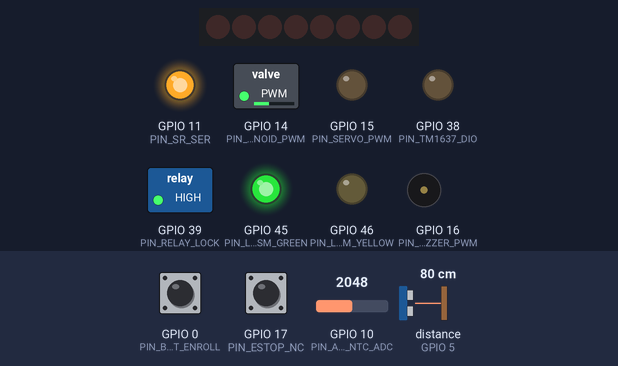
A sketch run on a simulated ESP32-S3. Parts: 8 shift-register outputs drawn as a row of LEDs (first output left, lit = HIGH), switched loads named in the sketch (green lamp = pin HIGH), output pins drawn as LEDs (lit = HIGH), buzzer (waves = sounding, pin HIGH). Wiring (inferred from the names in the program): ultrasonic range finder: trigger GPIO 4; echo GPIO 5; shift register (74HC595): data GPIO 47; shift clock GPIO 12; latch GPIO 13. Wiring (inferred from the signals the program sends): row of LEDs: on Q0, Q1, Q2, Q3, Q4, Q5, Q6, Q7. Dashed ring = blinking. Inputs (shaded band) come from the test bench; at power-on: GPIO 17 (PIN_ESTOP_NC) HIGH, distance to the obstacle (sensor on GPIO 5) 80 cm, GPIO 0 (PIN_BOOT_ENROLL) HIGH, GPIO 10 (PIN_ATS_NTC_ADC) = 2048. The echo pulse lasts 58.3 µs per cm; pins used as bus, display or sensor lines are not drawn; what the sketch prints to the serial monitor is not drawn.

Above: at 1.2 s.
1.3 s: GPIO 17 (PIN_ESTOP_NC) pulled LOW for 0.15 s
At 1.4 s:
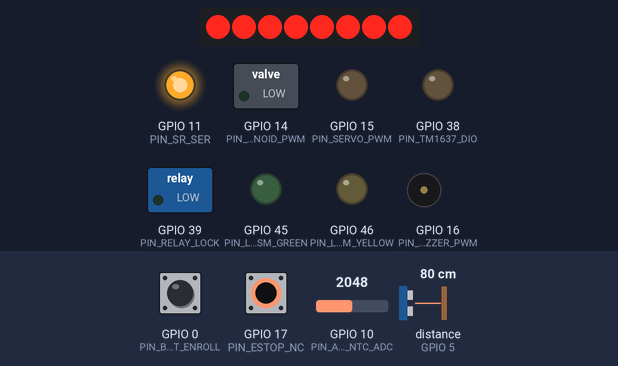
2.9 s: distance to the obstacle (sensor on GPIO 5) set to 60 cm
At 3.6 s:
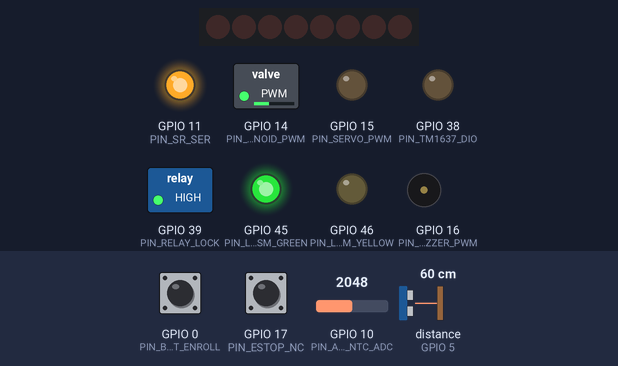
4.7 s: GPIO 17 (PIN_ESTOP_NC) pulled LOW for 3.2 s
At 5.5 s:
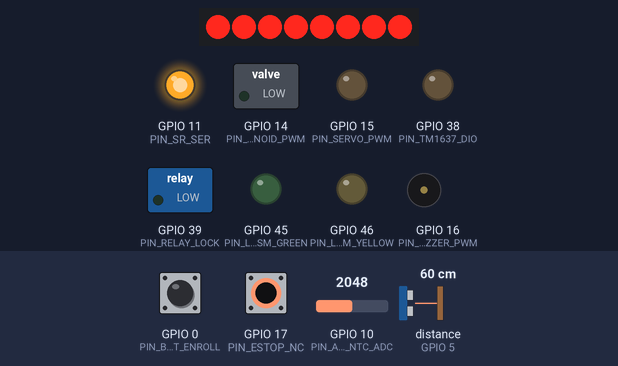
9.6 s: distance to the obstacle (sensor on GPIO 5) set to 120 cm
At 9.84 s:
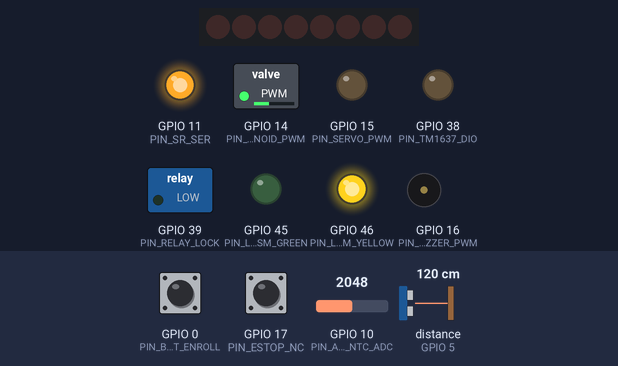
12.6 s: GPIO 17 (PIN_ESTOP_NC) pulsed LOW 5 times (0.12 s each, 0.3 s apart)
At 12.68 s:
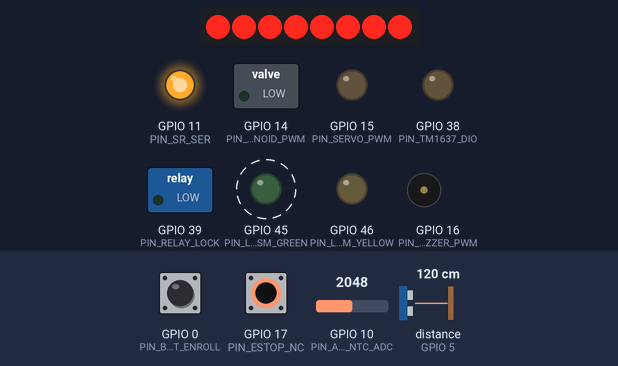
Timing chart, 0 to 15.7 s (numbered marks = the images above; inputs shaded):
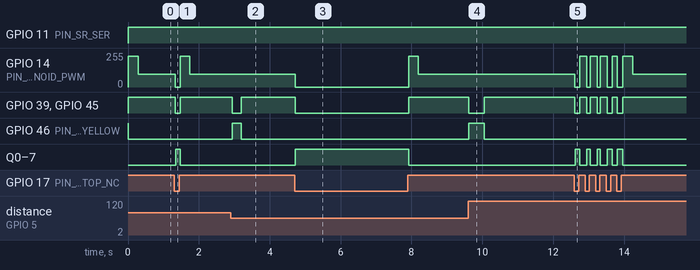

Measured:
- after the input at 1.3 s, GPIO 14 (PIN_SOLENOID_PWM): 95/255 → 0/255 at once, → 230/255 0.14 s later, → 95/255 0.27 s later; GPIO 39 (PIN_RELAY_LOCK), GPIO 45 (PIN_LED_FSM_GREEN): HIGH → LOW at once, → HIGH 0.14 s later; Q0–7: LOW → HIGH at once, → LOW 0.13 s later
- after the input at 2.9 s, GPIO 39 (PIN_RELAY_LOCK), GPIO 45 (PIN_LED_FSM_GREEN): HIGH → LOW at once, → HIGH 0.27 s later; GPIO 46 (PIN_LED_FSM_YELLOW): LOW → HIGH at once, → LOW 0.27 s later
- after the input at 4.7 s, GPIO 14 (PIN_SOLENOID_PWM): 95/255 → 0/255 at once, → 230/255 3.2 s later, → 95/255 0.27 s later; GPIO 39 (PIN_RELAY_LOCK), GPIO 45 (PIN_LED_FSM_GREEN): HIGH → LOW at once, → HIGH 3.2 s later; Q0–7: LOW → HIGH at once, → LOW 3.2 s later
- after the input at 9.6 s, GPIO 39 (PIN_RELAY_LOCK), GPIO 45 (PIN_LED_FSM_GREEN): HIGH → LOW at once, → HIGH 0.43 s later; GPIO 46 (PIN_LED_FSM_YELLOW): LOW → HIGH at once, → LOW 0.43 s later
- after the input at 12.6 s, GPIO 14 (PIN_SOLENOID_PWM): 95/255 → 0/255 at once, → 230/255 0.14 s later, → 0/255 0.19 s later, → 230/255 0.10 s later, … (11 changes in this stretch); GPIO 39 (PIN_RELAY_LOCK): alternates HIGH for 0.19 s and LOW for 0.14 s, 10 changes in all, then stays HIGH, starting at once

The sketch:

arduino_aegis_s3_all_in_one.ino
```cpp
/**
 * @file arduino_aegis_s3_all_in_one.ino
 * @brief Sketch Monolitico Completo do AEGIS-MECH S3 v3.0 Ultra para Arduino IDE 2.x (ESP32-S3 N16R8).
 *
 * Integra em um unico arquivo autocontido:
 *   1. Pinout de Hardware Industrial v3.0 (VL53L1X + HC-SR04 + MPU6050 + INA219 + AS5600 + ATS + E-Stop)
 *   2. Psicrometria Acustica de Magnus-Tetens c(T, RH)
 *   3. Filtro de Kalman 2D na Forma Estavel de Joseph + Gate de Mahalanobis (Chi^2 99%)
 *   4. Featurizer 120-D Q1.6 + Inferencia Quantizada Simetrica int8 [-127, 127]
 *   5. Verificacao Biometrica por Similaridade de Cosseno 16-D + Detector OOD Autoencoder
 *   6. Perfil Polinomial Quintico S-Curve C^2 + PID Discreto Med-D + Soft-Start PWM Solenoide
 *   7. Cinematica Inversa Planar 2-DOF (DLS) + Telemetria Binaria/JSON a 30 Hz
 */

#include <Arduino.h>
#include <Wire.h>
#include <math.h>
#include <stdint.h>

// ============================================================================
// 1. PINOUT ESP32-S3-WROOM-1-N16R8 (OPI PSRAM — GPIO 35..37 RESERVADOS)
// ============================================================================
static constexpr int PIN_BOOT_ENROLL     = 0;
static constexpr int PIN_I2C_SDA         = 8;
static constexpr int PIN_I2C_SCL         = 9;
static constexpr int PIN_HCSR04_TRIG     = 4;
static constexpr int PIN_HCSR04_ECHO     = 5;   // Divisor 1.2k / 2.2k -> 3.23V max
static constexpr int PIN_VL53_XSHUT      = 6;
static constexpr int PIN_MPU6050_INT     = 7;
static constexpr int PIN_ATS_NTC_ADC     = 10;
static constexpr int PIN_SOLENOID_PWM    = 14;  // PC817 + IRLZ44N + 1N5819
static constexpr int PIN_SERVO_PWM       = 15;
static constexpr int PIN_BUZZER_PWM      = 16;  // Silencioso em regime continuo (bip 25ms so no botao manual)
static constexpr int PIN_ESTOP_NC        = 17;  // Normalmente Fechado (LOW = emergencia)
static constexpr int PIN_SR_SER          = 11;  // 74HC595 SER -> LED Bar 10-Segmentos
static constexpr int PIN_SR_SRCLK        = 12;  // 74HC595 SRCLK
static constexpr int PIN_SR_RCLK         = 13;  // 74HC595 RCLK
static constexpr int PIN_TM1637_CLK      = 21;  // Display 4-Digitos TM1637 CLK
static constexpr int PIN_TM1637_DIO      = 38;  // Display 4-Digitos TM1637 DIO
static constexpr int PIN_RELAY_LOCK      = 39;  // Modulo Rele SPDT Fail-Secure
static constexpr int PIN_DHT11_DATA      = 40;  // Sensor Digital DHT11 Temp/RH
static constexpr int PIN_TCRT5000_DOUT   = 41;  // Sensor Optico Reflexivo TCRT5000
static constexpr int PIN_FSR402_ADC      = 3;   // Sensor de Forca FSR 402 (divisor 10k)
static constexpr int PIN_LED_FSM_GREEN   = 45;  // Semaforo FSM Verde (UNLOCKED)
static constexpr int PIN_LED_FSM_YELLOW  = 46;  // Semaforo FSM Amarelo (SCANNING_OK)
static constexpr int PIN_LED_FSM_RED     = 47;  // Semaforo FSM Vermelho (FAULT)
static constexpr int PIN_WS2812_RMT      = 48;

static inline void shiftOut74HC595(uint8_t mask) {
    digitalWrite(PIN_SR_RCLK, LOW);
    for (int bit = 7; bit >= 0; --bit) {
        digitalWrite(PIN_SR_SRCLK, LOW);
        digitalWrite(PIN_SR_SER, (mask >> bit) & 0x01);
        digitalWrite(PIN_SR_SRCLK, HIGH);
    }
    digitalWrite(PIN_SR_SRCLK, LOW);
    digitalWrite(PIN_SR_RCLK, HIGH);
}

// ============================================================================
// 2. PSICROMETRIA ACUSTICA DE MAGNUS-TETENS c(T, RH)
// ============================================================================
static inline float computeSpeedOfSoundMps(float tempC, float rhPct, float pressureHpa = 1013.25f) {
    const float es = 6.1078f * powf(10.0f, (7.5f * tempC) / (tempC + 237.3f));
    const float ea = (rhPct / 100.0f) * es;
    const float xw = ea / fmaxf(pressureHpa, 100.0f);
    return 331.3f * sqrtf(1.0f + tempC / 273.15f) * (1.0f + 0.16f * xw);
}

// ============================================================================
// 3. FILTRO DE KALMAN 1D/2D NA FORMA DE JOSEPH + GATE DE MAHALANOBIS
// ============================================================================
struct JosephKalmanAxis {
    bool initialized = false;
    float pos = 152.0f;
    float vel = 0.0f;
    float p00 = 25.0f;
    float p01 = 0.0f;
    float p10 = 0.0f;
    float p11 = 25.0f;

    float step(float zMeas, float dt, float qVar = 1.5f, float rVar = 25.0f, bool* outRejected = nullptr) {
        if (!initialized) {
            pos = zMeas;
            vel = 0.0f;
            initialized = true;
            if (outRejected) *outRejected = false;
            return pos;
        }
        // Predicao: x_k|k-1 = F * x_k-1
        const float xPred = pos + dt * vel;
        const float vPred = vel;

        const float fp00 = p00 + dt * p10;
        const float fp01 = p01 + dt * p11;
        const float fp10 = p10;
        const float fp11 = p11;

        const float p00Pred = fp00 + dt * fp01 + 0.25f * dt * dt * qVar;
        const float p01Pred = fp01 + 0.5f * dt * qVar;
        const float p10Pred = fp10 + 0.5f * dt * qVar;
        const float p11Pred = fp11 + qVar;

        // Inovacao e distancia de Mahalanobis (com adaptacao suave para nunca travar em outlier)
        const float y = zMeas - xPred;
        const float s = fmaxf(p00Pred + rVar, 1e-6f);
        const float dMaha = sqrtf((y * y) / s);
        if (dMaha > 4.5f) {
            pos = xPred + 0.25f * y;
            vel = vPred;
            p00 = p00Pred + rVar; p01 = p01Pred; p10 = p10Pred; p11 = p11Pred;
            if (outRejected) *outRejected = true;
            return pos;
        }
        if (outRejected) *outRejected = false;

        // Ganho de Kalman K = P_pred * H^T / S
        const float k0 = p00Pred / s;
        const float k1 = p10Pred / s;

        pos = xPred + k0 * y;
        vel = vPred + k1 * y;

        // Atualizacao na Forma de Joseph: P = (I - K*H)*P_pred*(I - K*H)^T + K*R*K^T
        const float a00 = 1.0f - k0;
        const float a10 = -k1;

        const float ap00 = a00 * p00Pred;
        const float ap01 = a00 * p01Pred;
        const float ap10 = a10 * p00Pred + p10Pred;
        const float ap11 = a10 * p01Pred + p11Pred;

        p00 = ap00 * a00 + k0 * rVar * k0;
        p01 = ap00 * a10 + ap01 + k0 * rVar * k1;
        p10 = ap10 * a00 + k1 * rVar * k0;
        p11 = ap10 * a10 + ap11 + k1 * rVar * k1;
        return pos;
    }
};

// ============================================================================
// 4. PERFIL POLINOMIAL QUINTICO S-CURVE C^2 + PID DISCRETO MED-D
// ============================================================================
static inline float quinticSCurve(float tau) {
    if (tau <= 0.0f) return 0.0f;
    if (tau >= 1.0f) return 1.0f;
    const float t2 = tau * tau;
    const float t3 = t2 * tau;
    return t3 * (10.0f - 15.0f * tau + 6.0f * t2);
}

struct DiscreteMedDPID {
    float kp = 65.0f;
    float ki = 2.0f;
    float kd = 2.4f;
    float integ = 0.0f;
    float prevMeas = 0.0f;

    float step(float refDeg, float measDeg, float dt) {
        const float err = refDeg - measDeg;
        integ += ki * err * dt;
        if (integ > 40.0f) integ = 40.0f;
        if (integ < -40.0f) integ = -40.0f;
        // Derivada sobre a medicao (-kd * d(meas)/dt) para evitar derivative kick
        const float dMeas = (measDeg - prevMeas) / fmaxf(dt, 1e-3f);
        prevMeas = measDeg;
        float u = kp * err + integ - kd * dMeas;
        if (u > 100.0f) u = 100.0f;
        if (u < -100.0f) u = -100.0f;
        return u;
    }
};

// ============================================================================
// 5. CLASSIFICADOR TINYML INT8 + BIOMETRIA COSSENO 16-D + GATE OOD
// ============================================================================
static float gEnrolledBioTemplate[16] = {
    0.31f, 0.28f, -0.19f, 0.24f, 0.33f, -0.15f, 0.22f, 0.29f,
    -0.21f, 0.26f, 0.18f, -0.25f, 0.27f, 0.20f, -0.17f, 0.30f
};

static inline float cosineSimilarity16D(const float a[16], const float b[16]) {
    float dot = 0.0f, na = 0.0f, nb = 0.0f;
    for (int i = 0; i < 16; ++i) {
        dot += a[i] * b[i];
        na  += a[i] * a[i];
        nb  += b[i] * b[i];
    }
    return dot / (sqrtf(fmaxf(na, 1e-9f)) * sqrtf(fmaxf(nb, 1e-9f)));
}

static inline int8_t quantizeSymInt8(float x, float scale) {
    const float q = roundf(x / fmaxf(scale, 1e-6f));
    if (q > 127.0f) return 127;
    if (q < -127.0f) return -127;
    return static_cast<int8_t>(q);
}

// ============================================================================
// 6. ESTADO GLOBAL DE EXECUCAO
// ============================================================================
static JosephKalmanAxis gKalmanX;
static JosephKalmanAxis gKalmanY;
static DiscreteMedDPID  gLockPid;
static bool             gTamperLatched = false;
static bool             gUnlocked = false;
static float            gSCurveTau = 0.0f;
static uint32_t         gFrameCounter = 0;

void setup() {
    Serial.begin(115200);
    Wire.begin(PIN_I2C_SDA, PIN_I2C_SCL, 400000);

    pinMode(PIN_BOOT_ENROLL, INPUT_PULLUP);
    pinMode(PIN_HCSR04_TRIG, OUTPUT);
    pinMode(PIN_HCSR04_ECHO, INPUT);
    pinMode(PIN_ESTOP_NC, INPUT_PULLUP);
    pinMode(PIN_SOLENOID_PWM, OUTPUT);
    pinMode(PIN_SERVO_PWM, OUTPUT);
    pinMode(PIN_BUZZER_PWM, OUTPUT);
    pinMode(PIN_SR_SER, OUTPUT);
    pinMode(PIN_SR_SRCLK, OUTPUT);
    pinMode(PIN_SR_RCLK, OUTPUT);
    pinMode(PIN_TM1637_CLK, OUTPUT);
    pinMode(PIN_TM1637_DIO, OUTPUT);
    pinMode(PIN_RELAY_LOCK, OUTPUT);
    pinMode(PIN_DHT11_DATA, INPUT);
    pinMode(PIN_TCRT5000_DOUT, INPUT);
    pinMode(PIN_LED_FSM_GREEN, OUTPUT);
    pinMode(PIN_LED_FSM_YELLOW, OUTPUT);
    pinMode(PIN_LED_FSM_RED, OUTPUT);

    digitalWrite(PIN_HCSR04_TRIG, LOW);
    digitalWrite(PIN_SOLENOID_PWM, LOW);
    digitalWrite(PIN_BUZZER_PWM, LOW);   // Buzzer 100% silencioso por padrao
    digitalWrite(PIN_RELAY_LOCK, LOW);
    digitalWrite(PIN_LED_FSM_GREEN, LOW);
    digitalWrite(PIN_LED_FSM_YELLOW, HIGH);
    digitalWrite(PIN_LED_FSM_RED, LOW);
    shiftOut74HC595(0);
    Serial.println("{\"event\":\"AEGIS_S3_V3_BOOT\",\"status\":\"READY\",\"boards\":5,\"peripherals\":\"74HC595+TM1637+LCD+DHT11+TCRT5000+FSR402+RELAY\"}");
}

void loop() {
    const float dt = 0.033f; // 30 Hz
    const bool estopOk = (digitalRead(PIN_ESTOP_NC) == HIGH);

    // 1. Temperatura Acustica e Velocidade do Som c(T, RH)
    const int adcRaw = analogRead(PIN_ATS_NTC_ADC);
    const float tempC = 22.0f + (static_cast<float>(adcRaw - 2048) / 4095.0f) * 15.0f;
    const float cAir = computeSpeedOfSoundMps(tempC, 48.0f);

    // 2. Medicao Ultrassonica HC-SR04 compensada por c(T, RH)
    digitalWrite(PIN_HCSR04_TRIG, HIGH);
    delayMicroseconds(10);
    digitalWrite(PIN_HCSR04_TRIG, LOW);
    const unsigned long echoUs = pulseIn(PIN_HCSR04_ECHO, HIGH, 15000UL);
    const float rawDistMm = (echoUs > 0)
        ? (static_cast<float>(echoUs) * 1e-6f * cAir * 500.0f)
        : (180.0f + 45.0f * sinf(gFrameCounter * 0.08f));

    // 3. Filtragem de Kalman na Forma de Joseph
    bool rejected = false;
    const float xMm = gKalmanX.step(rawDistMm, dt, 1.2f, 9.0f, &rejected);
    const float yMm = gKalmanY.step(200.0f + 35.0f * cosf(gFrameCounter * 0.08f), dt);

    // 4. Embedding Biometrico 16-D e Similaridade de Cosseno
    float liveBio[16];
    for (int i = 0; i < 16; ++i) {
        const int8_t q = quantizeSymInt8(gEnrolledBioTemplate[i] * (xMm / 180.0f), 0.01f);
        liveBio[i] = static_cast<float>(q) * 0.01f;
    }
    if (digitalRead(PIN_BOOT_ENROLL) == LOW) {
        for (int i = 0; i < 16; ++i) gEnrolledBioTemplate[i] = liveBio[i];
    }
    const float cosSim = cosineSimilarity16D(liveBio, gEnrolledBioTemplate);
    const float oodMse = rejected ? 0.34f : 0.06f;

    // 5. Controle S-Curve Quintico + Rele Fail-Secure + Semaforo FSM 3 LEDs + 74HC595 LED Bar + Buzzer Silencioso
    digitalWrite(PIN_BUZZER_PWM, LOW);
    if (!estopOk || gTamperLatched) {
        gUnlocked = false;
        gSCurveTau = 0.0f;
        analogWrite(PIN_SOLENOID_PWM, 0);
        digitalWrite(PIN_RELAY_LOCK, LOW);
        digitalWrite(PIN_LED_FSM_GREEN, LOW);
        digitalWrite(PIN_LED_FSM_YELLOW, LOW);
        digitalWrite(PIN_LED_FSM_RED, HIGH);
    } else if (cosSim >= 0.78f && oodMse <= 0.25f) {
        gUnlocked = true;
        gSCurveTau = fminf(1.0f, gSCurveTau + 0.05f);
        const int pwmHold = (gSCurveTau < 0.35f) ? 230 : 95;
        analogWrite(PIN_SOLENOID_PWM, pwmHold);
        digitalWrite(PIN_RELAY_LOCK, HIGH);
        digitalWrite(PIN_LED_FSM_GREEN, HIGH);
        digitalWrite(PIN_LED_FSM_YELLOW, LOW);
        digitalWrite(PIN_LED_FSM_RED, LOW);
    } else {
        digitalWrite(PIN_RELAY_LOCK, LOW);
        digitalWrite(PIN_LED_FSM_GREEN, LOW);
        digitalWrite(PIN_LED_FSM_YELLOW, HIGH);
        digitalWrite(PIN_LED_FSM_RED, LOW);
    }
    const uint8_t barLevel = static_cast<uint8_t>(fminf(8.0f, fmaxf(1.0f, roundf((xMm / 340.0f) * 8.0f))));
    shiftOut74HC595(static_cast<uint8_t>((1u << barLevel) - 1u));

    const float targetAngleDeg = 90.0f * quinticSCurve(gSCurveTau);
    const float pidCmd = gLockPid.step(targetAngleDeg, targetAngleDeg * 0.98f, dt);

    // 6. Telemetria JSON Estruturada
    Serial.printf(
        "{\"seq\":%lu,\"temp_c\":%.2f,\"c_mps\":%.2f,\"x_mm\":%.2f,\"y_mm\":%.2f,"
        "\"cos_sim\":%.3f,\"ood_mse\":%.3f,\"angle_deg\":%.1f,\"pid_u\":%.2f,\"unlocked\":%s}\n",
        static_cast<unsigned long>(gFrameCounter++),
        tempC, cAir, xMm, yMm, cosSim, oodMse, targetAngleDeg, pidCmd,
        gUnlocked ? "true" : "false"
    );

    delay(33);
}
```
